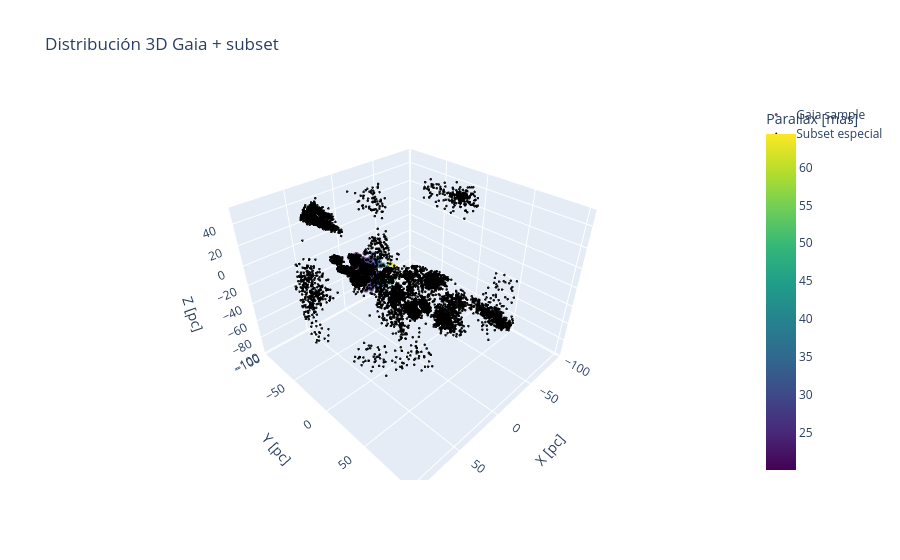

The notebook cell this image was saved under:
### Code cell
import plotly.graph_objects as go
fig = go.Figure()
df_filter = dff[dff['cluster']==2]
# 🔵 Estrellas principales
fig.add_trace(
    go.Scatter3d(
        x=df_filter["x_pc"],
        y=df_filter["y_pc"],
        z=df_filter["z_pc"],
        mode="markers",
        marker=dict(
            size=3,
            color=df_filter["parallax"],  # o lo que uses
            colorscale="Viridis",
            opacity=0.7,
            colorbar=dict(title="Parallax [mas]")
        ),
        name="Gaia sample"
    )
)

# ⚫ Estrellas negras (más pequeñas)
fig.add_trace(
    go.Scatter3d(
        x=dff["x_pc"],
        y=dff["y_pc"],
        z=dff["z_pc"],
        mode="markers",
        marker=dict(
            size=1.5,
            color="black",
            opacity=0.9
        ),
        name="Subset especial"
    )
)

fig.update_layout(
    title="Distribución 3D Gaia + subset",
    scene=dict(
        xaxis_title="X [pc]",
        yaxis_title="Y [pc]",
        zaxis_title="Z [pc]"
    )
)

fig.show()
